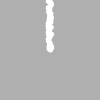
Frame 1 (no input)
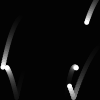
Frame 60 (the mouse pressed at the canvas centre just before this capture)
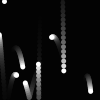
Frame 120 (the mouse held since frame 60 and released just before this capture)

The Processing sketch that drew these frames (run headless with seeded random() and noise(); from frame 60 on, the mouse is pressed at the canvas centre):

// Processing sketch: processing_17368
// ── processing_17368.pde

//GenParticle[] p = new GenParticle[200];
LimitedParticle[] p = new LimitedParticle[80];


void setup(){
  size(100, 100);
  noStroke();
  smooth();
  for (int i = 0; i < p.length; i++) {
    float velX = random(-2, 2);
    float velY = -i;
    //p[i] = new GenParticle(width/2, height/2, velX, velY, 5.0, width/2, height/2);
    p[i] = new LimitedParticle(width/2, height/2, velX, velY, 2.5);
    
  }
  
}

void draw(){
  fill(0, 36);
  rect(0, 0, width, height);
  fill(255);
  for (int i = 0; i < p.length; i++) {
    p[i].update();
    //p[i].regenerate();
    p[i].display();
  }
}


class Particle {
  float x, y;
  float vx, vy;
  float radius;
  float gravity = 0.1;
  
  public Particle (float _x, float _y, float _vx, float _vy, float _radius) {
    x = _x;
    y = _y;
    vx = _vx;
    vy = _vy;
    radius = _radius;
  }
  
  void update() {
    vy += gravity;
    y += vy;
    x += vx;
  }
  
  void display() {
    ellipse(x, y, radius*2, radius*2);
  }
  
}

class GenParticle extends Particle {
  float originX, originY;
  
  GenParticle (float _x, float _y, float _vx, float _vy, float _radius, float _originX, float _originY) {
    super(_x, _y, _vx, _vy, _radius);
    originX = _originX;
    originY = _originY;
  }
  
  void regenerate() {
    if ((x > width + radius) || (x < -radius) || (y > height + radius) || (y < -radius)) {
      x = originX;
      y = originY;
      vx = random(-1, 1);
      vy = random(-4, -2);
    }
  }
}

class LimitedParticle extends Particle {
  float friction = 0.99;
  
  LimitedParticle (float _x, float _y, float _vx, float _vy, float _radius) {
    super(_x, _y, _vx, _vy, _radius);
  }
  
  void update() {
    vx *= friction;
    vy *= friction;
    super.update();
    limit();
  }
  
  void limit() {
    if (y > height - radius) {
      vy = -vy;
      y = constrain(y, -height*height, height-radius);
    }
    if ((x > width + radius) || (x < -radius)) {
      vx = -vx;
      x = constrain(x, radius, width-radius);
    }
  }
}
                                
